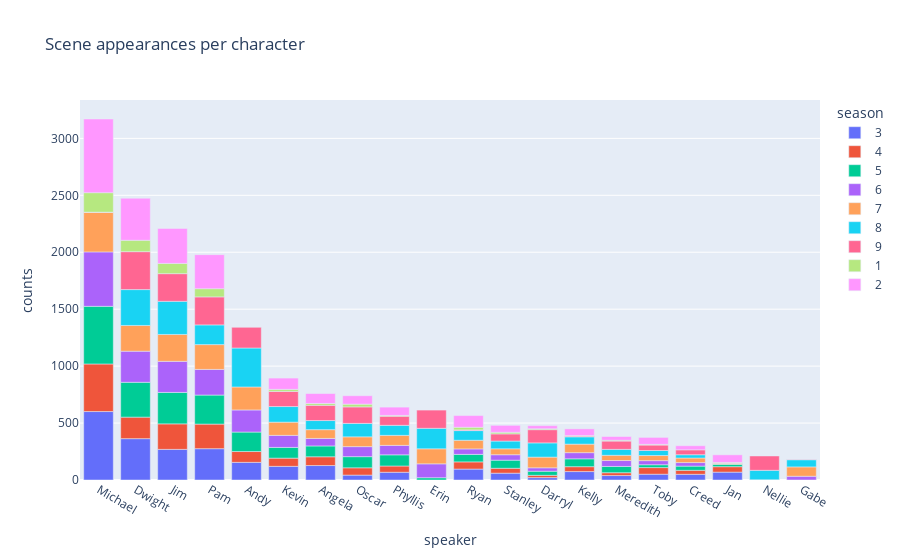

Here is the notebook cell this chart was saved with:
### Code cell
char_app_count = char_app.groupby(['speaker', 'season']).size().reset_index(name='counts')

char_app_count['season'] = char_app_count['season'].astype(str)

top_char = char_app.groupby(['speaker']).size().reset_index(name='counts').sort_values(by='counts', ascending=False)['speaker'].iloc[:20]

#filter for top 20 characters
char_app_count_sorted = char_app_count[char_app_count['speaker'].isin(top_char)]

fig = px.bar(char_app_count_sorted, x='speaker', y='counts', color='season', title='Scene appearances per character')
fig.update_xaxes(categoryorder='array', categoryarray= top_char)

### Figure 1 — Plotly figure (JSON) as saved in the notebook; plotly's stock layout.template omitted (floating-point values rounded to 4 significant figures)
{"data": [{"alignmentgroup": "True", "hovertemplate": "season=3<br>speaker=%{x}<br>counts=%{y}<extra></extra>", "legendgroup": "3", "marker": {"color": "#636efa", "pattern": {"shape": ""}}, "name": "3", "offsetgroup": "3", "orientation": "v", "showlegend": true, "textposition": "auto", "type": "bar", "x": ["Andy", "Angela", "Creed", "Darryl", "Dwight", "Jan", "Jim", "Kelly", "Kevin", "Meredith", "Michael", "Oscar", "Pam", "Phyllis", "Ryan", "Stanley", "Toby"], "xaxis": "x", "y": [155, 127, 50, 21, 363, 69, 269, 74, 120, 39, 601, 43, 275, 68, 96, 60, 51], "yaxis": "y"}, {"alignmentgroup": "True", "hovertemplate": "season=4<br>speaker=%{x}<br>counts=%{y}<extra></extra>", "legendgroup": "4", "marker": {"color": "#EF553B", "pattern": {"shape": ""}}, "name": "4", "offsetgroup": "4", "orientation": "v", "showlegend": true, "textposition": "auto", "type": "bar", "x": ["Andy", "Angela", "Creed", "Darryl", "Dwight", "Jan", "Jim", "Kelly", "Kevin", "Meredith", "Michael", "Oscar", "Pam", "Phyllis", "Ryan", "Stanley", "Toby"], "xaxis": "x", "y": [95, 77, 35, 20, 189, 48, 224, 43, 72, 25, 418, 64, 216, 55, 63, 43, 58], "yaxis": "y"}, {"alignmentgroup": "True", "hovertemplate": "season=5<br>speaker=%{x}<br>counts=%{y}<extra></extra>", "legendgroup": "5", "marker": {"color": "#00cc96", "pattern": {"shape": ""}}, "name": "5", "offsetgroup": "5", "orientation": "v", "showlegend": true, "textposition": "auto", "type": "bar", "x": ["Andy", "Angela", "Creed", "Darryl", "Dwight", "Erin", "Jan", "Jim", "Kelly", "Kevin", "Meredith", "Michael", "Oscar", "Pam", "Phyllis", "Ryan", "Stanley", "Toby"], "xaxis": "x", "y": [171, 95, 37, 36, 306, 20, 21, 276, 69, 94, 55, 506, 98, 255, 98, 66, 71, 25], "yaxis": "y"}, {"alignmentgroup": "True", "hovertemplate": "season=6<br>speaker=%{x}<br>counts=%{y}<extra></extra>", "legendgroup": "6", "marker": {"color": "#ab63fa", "pattern": {"shape": ""}}, "name": "6", "offsetgroup": "6", "orientation": "v", "showlegend": true, "textposition": "auto", "type": "bar", "x": ["Andy", "Angela", "Creed", "Darryl", "Dwight", "Erin", "Gabe", "Jim", "Kelly", "Kevin", "Meredith", "Michael", "Oscar", "Pam", "Phyllis", "Ryan", "Stanley", "Toby"], "xaxis": "x", "y": [194, 66, 31, 30, 273, 122, 33, 273, 54, 106, 52, 478, 88, 225, 83, 48, 48, 36], "yaxis": "y"}, {"alignmentgroup": "True", "hovertemplate": "season=7<br>speaker=%{x}<br>counts=%{y}<extra></extra>", "legendgroup": "7", "marker": {"color": "#FFA15A", "pattern": {"shape": ""}}, "name": "7", "offsetgroup": "7", "orientation": "v", "showlegend": true, "textposition": "auto", "type": "bar", "x": ["Andy", "Angela", "Creed", "Darryl", "Dwight", "Erin", "Gabe", "Jan", "Jim", "Kelly", "Kevin", "Meredith", "Michael", "Nellie", "Oscar", "Pam", "Phyllis", "Ryan", "Stanley", "Toby"], "xaxis": "x", "y": [202, 77, 40, 94, 226, 132, 82, 5, 236, 75, 116, 46, 347, 2, 86, 218, 88, 76, 52, 45], "yaxis": "y"}, {"alignmentgroup": "True", "hovertemplate": "season=8<br>speaker=%{x}<br>counts=%{y}<extra></extra>", "legendgroup": "8", "marker": {"color": "#19d3f3", "pattern": {"shape": ""}}, "name": "8", "offsetgroup": "8", "orientation": "v", "showlegend": true, "textposition": "auto", "type": "bar", "x": ["Andy", "Angela", "Creed", "Darryl", "Dwight", "Erin", "Gabe", "Jim", "Kelly", "Kevin", "Meredith", "Nellie", "Oscar", "Pam", "Phyllis", "Ryan", "Stanley", "Toby"], "xaxis": "x", "y": [342, 80, 29, 125, 315, 180, 63, 291, 64, 137, 52, 83, 118, 173, 88, 85, 68, 44], "yaxis": "y"}, {"alignmentgroup": "True", "hovertemplate": "season=9<br>speaker=%{x}<br>counts=%{y}<extra></extra>", "legendgroup": "9", "marker": {"color": "#FF6692", "pattern": {"shape": ""}}, "name": "9", "offsetgroup": "9", "orientation": "v", "showlegend": true, "textposition": "auto", "type": "bar", "x": ["Andy", "Angela", "Creed", "Darryl", "Dwight", "Erin", "Gabe", "Jan", "Jim", "Kelly", "Kevin", "Meredith", "Michael", "Nellie", "Oscar", "Pam", "Phyllis", "Ryan", "Stanley", "Toby"], "xaxis": "x", "y": [182, 134, 43, 116, 333, 160, 3, 5, 243, 7, 133, 73, 2, 126, 145, 246, 80, 6, 63, 48], "yaxis": "y"}, {"alignmentgroup": "True", "hovertemplate": "season=1<br>speaker=%{x}<br>counts=%{y}<extra></extra>", "legendgroup": "1", "marker": {"color": "#B6E880", "pattern": {"shape": ""}}, "name": "1", "offsetgroup": "1", "orientation": "v", "showlegend": true, "textposition": "auto", "type": "bar", "x": ["Angela", "Darryl", "Dwight", "Jan", "Jim", "Kelly", "Kevin", "Meredith", "Michael", "Oscar", "Pam", "Phyllis", "Ryan", "Stanley", "Toby"], "xaxis": "x", "y": [16, 8, 100, 6, 90, 4, 18, 7, 171, 24, 72, 7, 23, 14, 6], "yaxis": "y"}, {"alignmentgroup": "True", "hovertemplate": "season=2<br>speaker=%{x}<br>counts=%{y}<extra></extra>", "legendgroup": "2", "marker": {"color": "#FF97FF", "pattern": {"shape": ""}}, "name": "2", "offsetgroup": "2", "orientation": "v", "showlegend": true, "textposition": "auto", "type": "bar", "x": ["Angela", "Creed", "Darryl", "Dwight", "Jan", "Jim", "Kelly", "Kevin", "Meredith", "Michael", "Oscar", "Pam", "Phyllis", "Ryan", "Stanley", "Toby"], "xaxis": "x", "y": [87, 36, 27, 369, 67, 307, 59, 99, 33, 647, 74, 299, 73, 103, 61, 61], "yaxis": "y"}], "layout": {"barmode": "relative", "legend": {"title": {"text": "season"}, "tracegroupgap": 0}, "title": {"text": "Scene appearances per character"}, "xaxis": {"anchor": "y", "categoryarray": ["Michael", "Dwight", "Jim", "Pam", "Andy", "Kevin", "Angela", "Oscar", "Phyllis", "Erin", "Ryan", "Stanley", "Darryl", "Kelly", "Meredith", "Toby", "Creed", "Jan", "Nellie", "Gabe"], "categoryorder": "array", "domain": [0, 1], "title": {"text": "speaker"}}, "yaxis": {"anchor": "x", "domain": [0, 1], "title": {"text": "counts"}}}}
